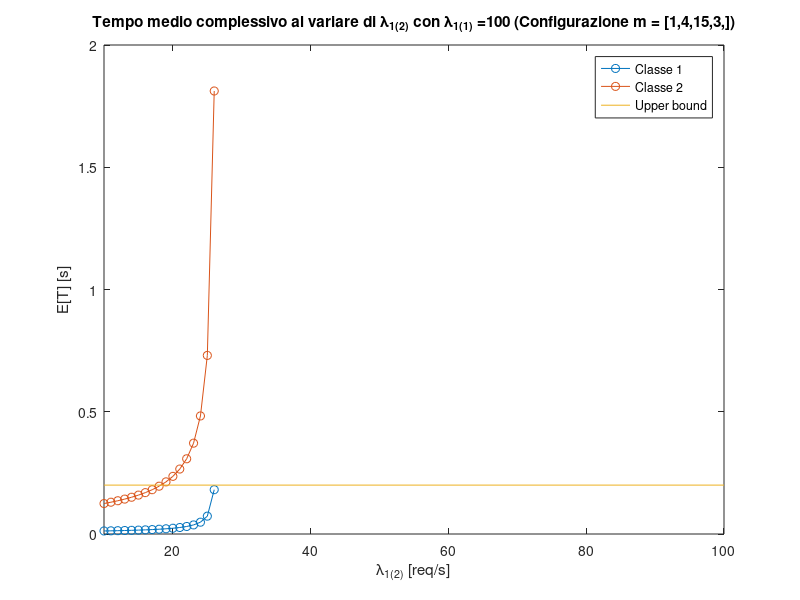

This figure's MATLAB source:
%% Definizione dei parametri
% Definizione dei parametri del tempo medio di servizion
mean_service_time_pcscf_class1 = 1.1*10^-3;
mean_service_time_scscf_class1 = 7.2*10^-3;
mean_service_time_icscf_class1 = 4.1*10^-2;
mean_service_time_hss_class1 = 4.6*10^-3;

mean_service_time_pcscf_class2 = mean_service_time_pcscf_class1 * 10;
mean_service_time_scscf_class2 = mean_service_time_scscf_class1 * 10;
mean_service_time_icscf_class2 = mean_service_time_icscf_class1 * 10;
mean_service_time_hss_class2 = mean_service_time_hss_class1 * 10;

% Definizione dei parametri del tasso degli arrivi esterni per il P-CSCF
lambda_ext_pcscf_class1 = 100;
lambda_ext_pcscf_class2 = 100;

% Definizione del numero di server per nodo
m_pcscf = 1;
m_scscf = 4;
m_icscf = 15;
m_hss = 3;

K = 4; % Numero di nodi
C = 2; % Numero di classi

T_limit = 200*10^-3; % Tempo di session setup limite

%-------------------------------------------------------------------------------
%% Definizione della matrice di probabilità di routing
% Si presuppone che non sia possibile effettuare il passaggio da una classe
% ad un'altra
P = zeros(C,K,C,K);

P(1,:,1,:) = [0 1 0 0; 0 0 1 0; 0 0 0 1; 0 0 0 0];
P(2,:,2,:) = P(1,:,1,:);

%-------------------------------------------------------------------------------
%% Definizione dei vettori necessari per svolgere le operazioni
% Definizione del vettore dei server
m_vector = [m_pcscf; m_scscf; m_icscf; m_hss];

% Definizione del vettore lambda_ext
lambda_ext_matrix = zeros(C,K);

lambda_ext_matrix(1,1) = lambda_ext_pcscf_class1;
lambda_ext_matrix(2,1) = lambda_ext_pcscf_class2;
lambda_ext_vector = sum(lambda_ext_matrix,2)';

% Definizione della matrice dei tempi di servizi medi
S = zeros(C,K);

S(:,1) = [mean_service_time_pcscf_class1; mean_service_time_pcscf_class2];
S(:,2) = [mean_service_time_scscf_class1; mean_service_time_scscf_class2];
S(:,3) = [mean_service_time_icscf_class1; mean_service_time_icscf_class2];
S(:,4) = [mean_service_time_hss_class1; mean_service_time_hss_class2];

% Calcolo del vettore di visite per una rete multi-class open
V = qnomvisits(P, lambda_ext_matrix);

%-------------------------------------------------------------------------------
% Calcolo del tempo di risposta complessio del servizio per le due classi
T_tot_func = @(Q, lambda_ext_vector) sum(Q,2)./lambda_ext_vector;

%-------------------------------------------------------------------------------
%% Plot del grafico del tempo complessivo al variare di lambda_ext

% Definizione dei vettori di supporto
lambda_ext_pcscf_class2_experiments = 10:1:100;
lambda_ext_pcscf_class2_num_experiments = length(lambda_ext_pcscf_class2_experiments);

lambda_ext_vector_experiments = zeros(lambda_ext_pcscf_class2_num_experiments, C);
T_tot_experiments = zeros(lambda_ext_pcscf_class2_num_experiments, C);

for ii=1:lambda_ext_pcscf_class2_num_experiments

  % Definizione del nuovo vettore di lambda_ext
  lambda_ext_pcscf_class2_current_experiment = lambda_ext_pcscf_class2_experiments(ii);

  lambda_ext_matrix_current_experiment = zeros(C,K);
  lambda_ext_matrix_current_experiment(1,1) = lambda_ext_pcscf_class1;
  lambda_ext_matrix_current_experiment(2,1) = lambda_ext_pcscf_class2_current_experiment;
  lambda_ext_vector_experiments(ii,:) = sum(lambda_ext_matrix_current_experiment,2)';

  % Calcolo del vettore delle visite
  V = qnomvisits(P, lambda_ext_matrix_current_experiment);

  % Analisi della coda
  try
    [U,R,Q,X] = qnom(lambda_ext_vector_experiments(ii,:), S, V, m_vector);

    % Calcolo dei tempi complessivi per classe
    T_tot_experiments(ii,:) = T_tot_func(Q, lambda_ext_vector_experiments(ii,:)');
  catch
    T_tot_experiments(ii,:) = [NaN, NaN];
  end_try_catch

end

% Plot del grafico
figure;

xlim_vector = [lambda_ext_pcscf_class2_experiments(1) lambda_ext_pcscf_class2_experiments(end)];

plot(repmat(lambda_ext_pcscf_class2_experiments', 1,2), T_tot_experiments, '-o');
hold on;
plot(xlim_vector, [T_limit T_limit]);
hold off;

titletext = strcat('Tempo medio complessivo al variare di \lambda_{1(2)} con \lambda_{1(1)} = ', ...
  num2str(lambda_ext_pcscf_class1), ' (Configurazione m = [');
for ii=1:K
  titletext = strcat(titletext, num2str(m_vector(ii)), ',');
end
titletext = strcat(titletext, '])');

title(titletext);
legend('Classe 1', 'Classe 2', 'Upper bound');
xlabel('\lambda_{1(2)} [req/s]');
ylabel('E[T] [s]');
xlim(xlim_vector);
